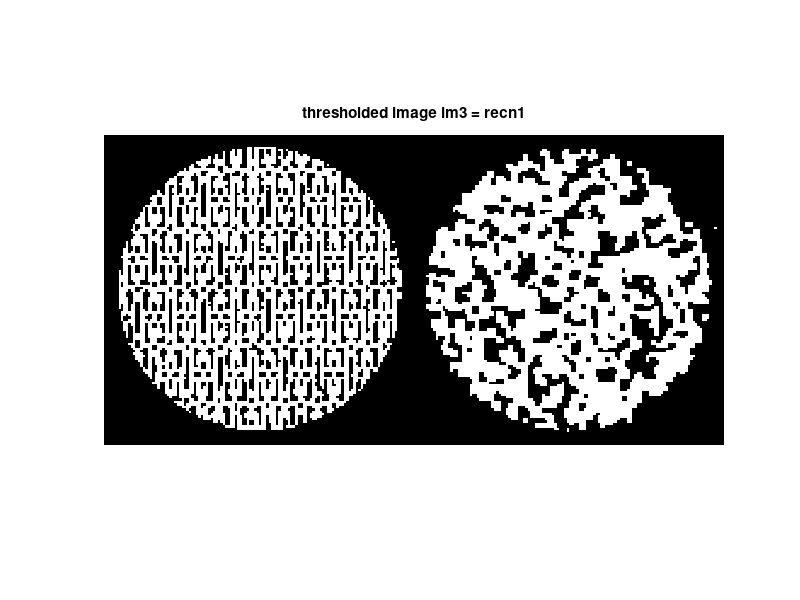
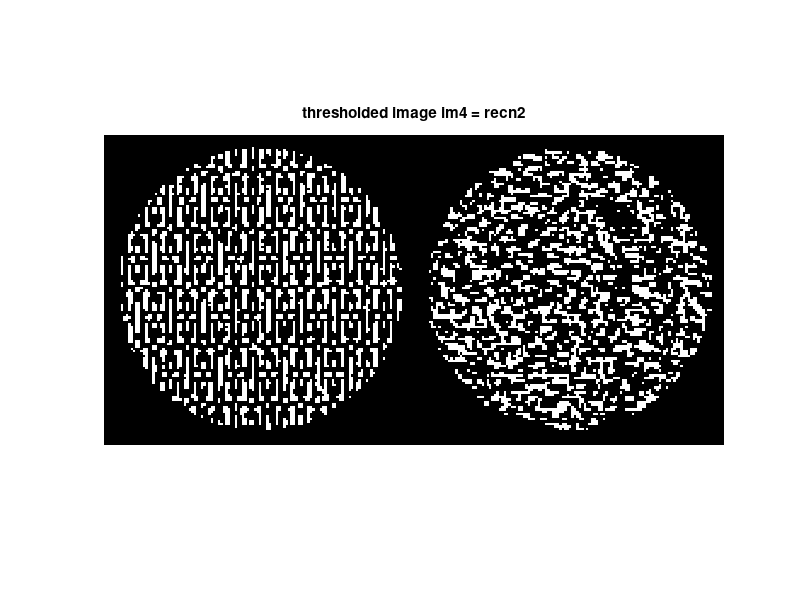
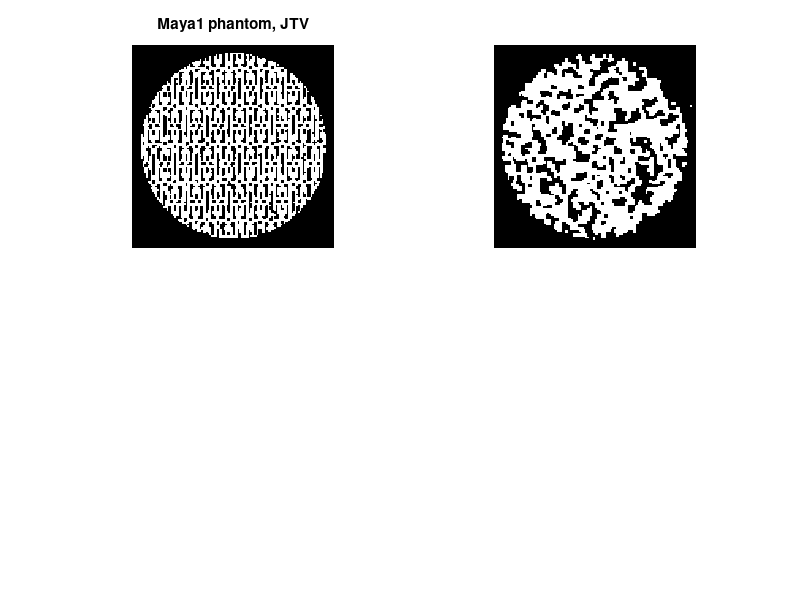

These charts were generated, in order, by the following MATLAB code: (Note: this script raises an error after producing the figures.)
% Here we calculate the errors for the tresholded images and rekonstruktions.
clear all;
close all;
% First load all images. Original phantoms and reconstructions.
% Maya phantom
load XRsparse_aTV_JTV_maya recn1 recn2 target1 target2 obj
load JTV_maya_for_segmentations im1 im2 im3 im4 N
% % figure(1)
% % imshow([target1,target2],[]);
% % figure(2)
% % imshow([recn1,recn2],[]);
% figure(3)
% imshow([target1,target2;recn1,recn2],[]);
% % First treshold the images.
N=128;
% Calculate the right amount of white pixels in the original phantoms.
% First phantom, im1
white_pixels1 = nnz(target1)/(N*N);
% Second phantom
white_pixels2 = nnz(target2)/(N*N);
% Treshold the images so that the amount of white pixels is correct. Here
% the values are between 0 and 1, but they have also other values.

% Calculate the amount of wrong pixels. First we need to decide which
% pixels we set as zero and which will have number 1. We want that kind of
% treshold, which gives us the right amount of white pixels.
% There ratio should be 0.41 in the first reconstruction and 0.25 in the second.
% So in the first reco we want nnz(im3) to be 6717. We get this number of
% white pixels with the following treshold 0.3354.
% MAYA TRESHOLD: 0.3354
im3_thresholded = im3;
im3_thresholded(im3>0.3354) = 1;
im3_thresholded(im3<0.3354) = 0;
nnz(im3_thresholded)

% We want to treshold the target1 also to be zero or one.
target1_thresholded = target1;
target1_thresholded(target1>1) = 1;
target1_thresholded(target1<1) = 0;
nnz(target1_thresholded)
figure()
imshow([target1_thresholded,im3_thresholded],[])
title('thresholded image im3 = recn1')

% Calculate the error for reconstruction 1
error1=(nnz(target1_thresholded-im3_thresholded))/(N*N);

%% Calculate the error with the second reconstruction
% The amount of white pixels is 4028.
% MAYA TRESHOLD: 0.302
im4_thresholded = im4;
im4_thresholded(im4>0.302) = 1;
im4_thresholded(im4<0.302) = 0;
nnz(im4_thresholded)
% display result
% We want to treshold the target1 also to be zero or one.
target2_thresholded = target2;
target2_thresholded(target2>1) = 1;
target2_thresholded(target2<1) = 0;
nnz(target2_thresholded)
figure()
imshow([target2_thresholded,im4_thresholded],[])
title('thresholded image im4 = recn2')

% Calculate the error for reconstruction 1. Caluculate the difference and
% how many pixxels are non-zero.
error2=(nnz(target2_thresholded-im4_thresholded))/(N*N);

figure(5);
% Original phantom1
subplot(2,2,1);
imagesc(target1_thresholded);
colormap gray;
axis square;
axis off;
title({'Maya1 phantom, JTV'});
% Reconstruction of phantom1
subplot(2,2,2)
imagesc(im3_thresholded);
colormap gray;
axis square;
axis off;
title(['Pixel error ', num2str(round(error1,2))]);
% Original target2
subplot(2,2,3)
imagesc(target2_thresholded);
colormap gray;
axis square;
axis off;
title({'Maya2 phantom, JTV '});
% Reconstruction of target2
subplot(2,2,4)
imagesc(im4_thresholded);
%imagesc(imrotate(CG2,-45,'bilinear','crop'));
colormap gray;
axis square;
axis off;
title(['Pixel error ' num2str(round(error2,2))]);